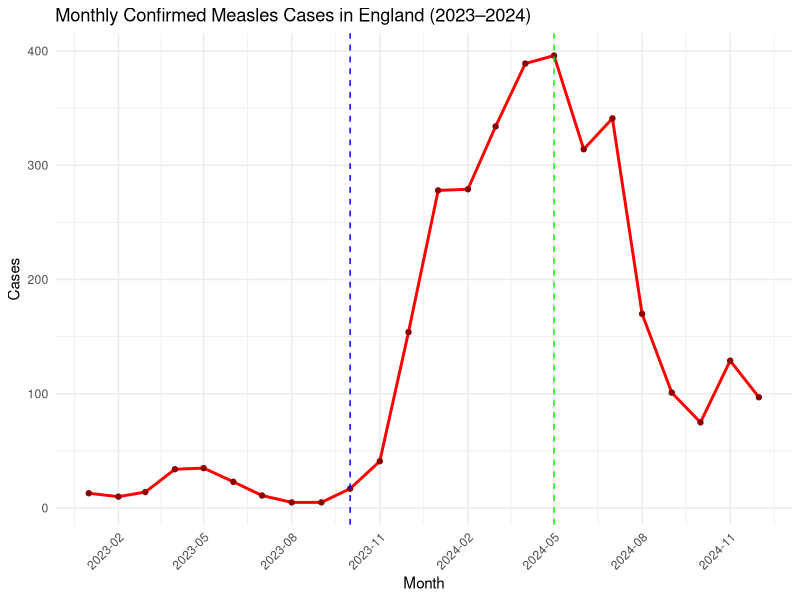
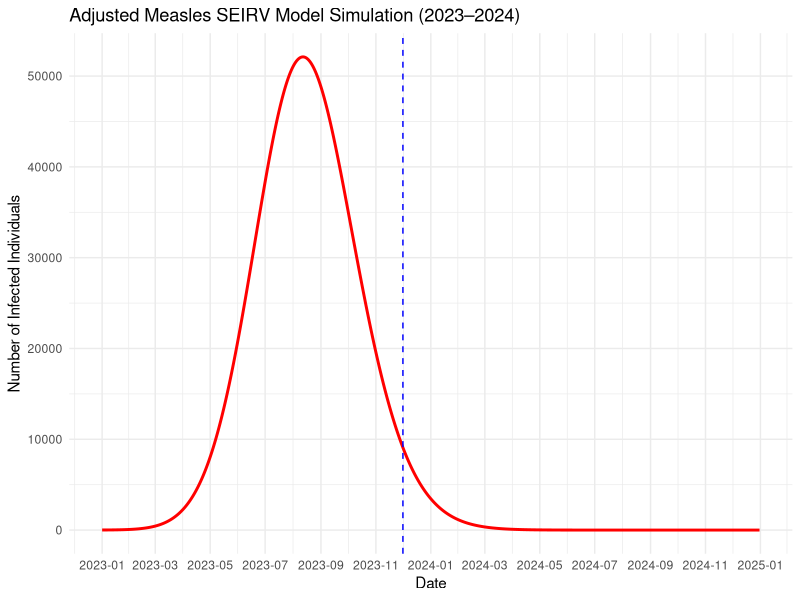
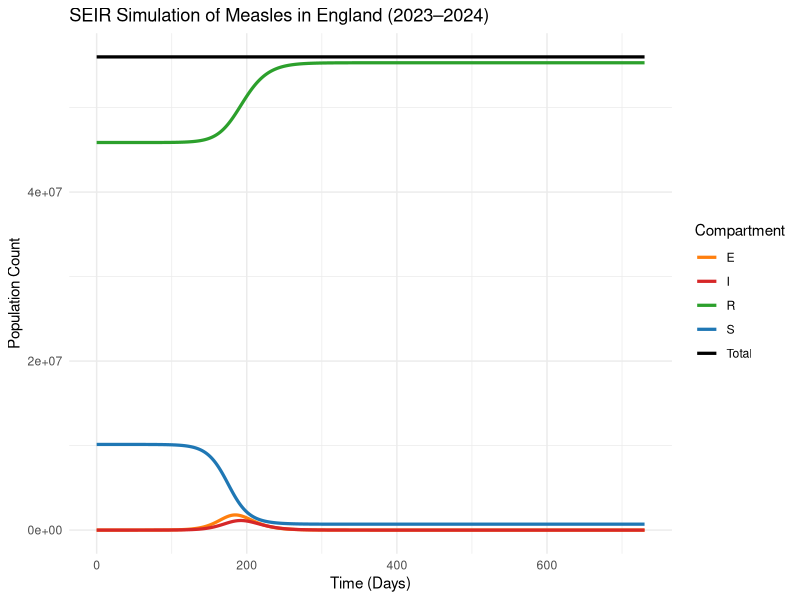
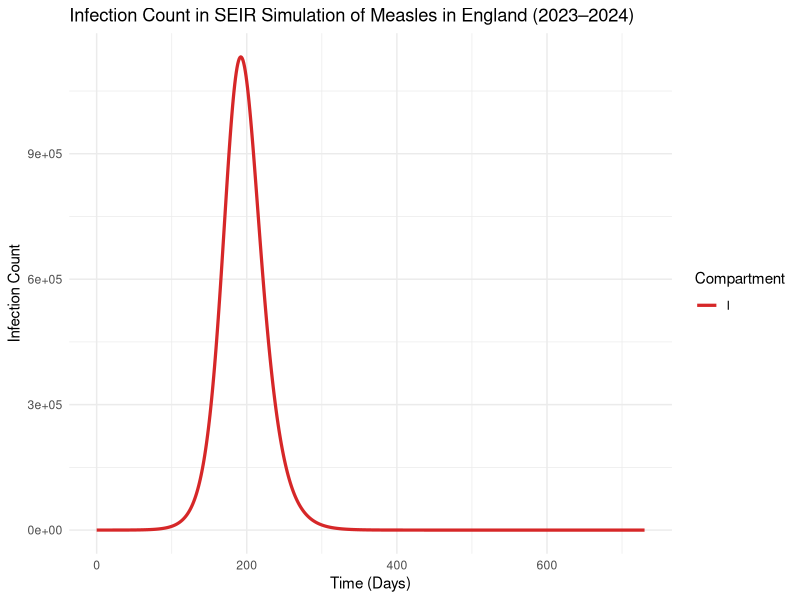
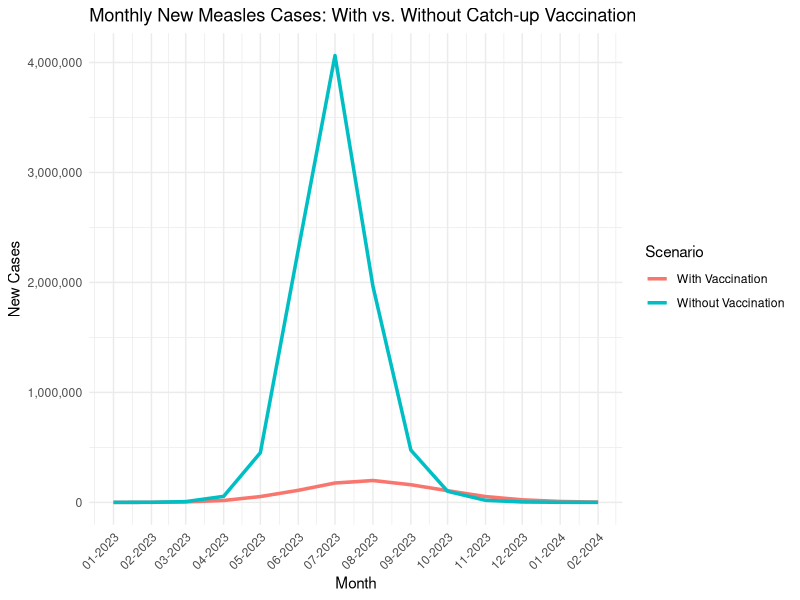

These figures' R source, in order:
# Load required libraries
library(ggplot2)
library(dplyr)
library(deSolve)
library(lubridate)
library(tidyr)
# Load and prepare the data
measles_data <- data.frame(
  month = seq(as.Date("2023-01-01"), as.Date("2024-12-01"), by = "month"),
  cases = c(13,10,14,34,35,23,11,5,5,17,41,154,278,279,334,389,396,314,341,170,101,75,129,97)
)

# Plot case counts over time
ggplot(measles_data, aes(x = month, y = cases)) +
  geom_line(color = "red", linewidth = 1) +
  geom_point(color = "darkred") +
  labs(title = "Monthly Confirmed Measles Cases in England (2023–2024)",
       x = "Month", y = "Cases") +
  theme_minimal() +
  scale_x_date(date_breaks = "3 months", date_labels = "%Y-%m") +
  theme(axis.text.x = element_text(angle = 45, hjust = 1)) +
  geom_vline(xintercept = as.Date("2023-10-01"), linetype = "dashed", color = "blue") + 
  geom_vline(xintercept = as.Date("2024-05-01"), linetype = "dashed", color = "green")   

# Estimate exponential growth rate (log-linear model)
exp_data <- measles_data %>%
  filter(month >= as.Date("2023-11-01") & month <= as.Date("2024-05-01")) %>%
  mutate(t = 1:n(), log_cases = log(cases))

growth_model <- lm(log_cases ~ t, data = exp_data)
summary(growth_model)
r <- coef(growth_model)["t"]  # daily growth rate
D <- 12  # mean generation time in days
R <- 1 + r * D  # approximate R

# Estimate Vaccination Protection
p = 1 - 1 / R

# Use the growth rate to infer 𝛽
sigma <- 1/12
gamma <- 1/8
# r <- 0.315725

f <- function(beta) {
  left <- r
  right <- (- (sigma + gamma) + sqrt((sigma + gamma)^2 + 4 * sigma * beta)) / 2
  return(left - right)
}

# Solve the equation using uniroot
result <- uniroot(f, c(0, 10))
beta_est <- result$root
R0_est <- beta_est / gamma

cat("Estimated beta:", beta_est, "\n")
cat("Estimated R0:", R0_est, "\n")


#------------------------------------
#------------------------------------
# Parameter settings
N <- 56e6                  # Total population
I0 <- 13                   # Initial number of infected individuals (January 2023)
E0 <- 10                   # Initial number of exposed individuals (estimated from Jan–Feb 2023)
R0_initial <- 0.819 * N    # Initially immune population (81.9% coverage)
S0_initial <- N - I0 - E0 - R0_initial  # Initial susceptible population

# Model parameters
parameters <- c(
  beta = beta_est,     # Calibrated transmission rate
  sigma = 1/12,        # Transition rate from exposed to infectious (12-day incubation)
  gamma = 1/8,         # Recovery rate (8-day infectious period)
  v = 0.005            # Vaccination rate (0.5% per day)
)

# Time vector from 2023-01-01 to 2024-12-31 (730 days)
times <- seq(0, 730, by = 1)
start_vaccination <- 30  # Day when catch-up vaccination starts (2023-12-01)

# SEIRV model definition
seirv_model <- function(time, state, params) {
  with(as.list(c(state, params)), {
    # Start vaccination only after day 30
    vacc_rate <- ifelse(time >= start_vaccination, v, 0)
    
    dS <- -beta * S * I / N - vacc_rate * S
    dE <- beta * S * I / N - sigma * E
    dI <- sigma * E - gamma * I
    dR <- gamma * I + vacc_rate * S
    
    return(list(c(dS, dE, dI, dR)))
  })
}

# Initial states for the model compartments
initial_state <- c(S = S0_initial, E = E0, I = I0, R = R0_initial)

# Run the SEIRV model
output <- ode(
  y = initial_state,
  times = times,
  func = seirv_model,
  parms = parameters
)
output <- as.data.frame(output)

# Convert time to actual calendar date
output$date <- as.Date("2023-01-01") + output$time

# Plot infected population over time
ggplot(output, aes(x = date, y = I)) +
  geom_line(color = "red", linewidth = 1) +
  labs(title = "Adjusted Measles SEIRV Model Simulation (2023–2024)",
       x = "Date", y = "Number of Infected Individuals") +
  geom_vline(xintercept = as.Date("2023-12-01"), linetype = "dashed", color = "blue") +
  scale_x_date(date_breaks = "2 months", date_labels = "%Y-%m") +
  theme_minimal()

# Run scenario with no vaccination
parameters_no_vacc <- parameters
parameters_no_vacc["v"] <- 0
output_no_vacc <- ode(initial_state, times, seirv_model, parameters_no_vacc)
outTotal <- as.data.frame(output_no_vacc)

# Add total population column
outTotal$Total <- rowSums(outTotal[, c("S", "E", "I", "R")])

# Convert to long format for plotting

out_long <- pivot_longer(outTotal, cols = c("S", "E", "I", "R", "Total"),
                         names_to = "Compartment", values_to = "Count")

# Plot SEIR compartment counts
ggplot(out_long, aes(x = time, y = Count, color = Compartment)) +
  geom_line(size = 1.1) +
  labs(title = "SEIR Simulation of Measles in England (2023–2024)",
       x = "Time (Days)",
       y = "Population Count") +
  theme_minimal() +
  scale_color_manual(values = c(S = "#1f77b4", E = "#ff7f0e", I = "#d62728", R = "#2ca02c", Total = "black"))

# Filter for infected compartment only
out_I <- out_long[out_long$Compartment == "I", ]

# Plot infected population only
ggplot(out_I, aes(x = time, y = Count, color = Compartment)) +
  geom_line(size = 1.1) +
  labs(title = "Infection Count in SEIR Simulation of Measles in England (2023–2024)",
       x = "Time (Days)",
       y = "Infection Count") +
  theme_minimal() +
  scale_color_manual(values = c(I = "#d62728"))

# Function to calculate cumulative cases from model output
cumulative_cases <- function(output) {
  sum(output[, "I"] * parameters["gamma"])  # γI approximates daily new recoveries (i.e., incident cases)
}

# Calculate cumulative cases for both scenarios
cases_base <- cumulative_cases(output_no_vacc)  # ~944,000 cases
cases_vacc <- cumulative_cases(output)          # ~91,000 cases
cases_prevented <- cases_base - cases_vacc      # ~852,000 cases

# Key results
cat("Cumulative cases without vaccination:", round(cases_base / 1e5, 1), "x10^5 cases\n")
cat("Cumulative cases with catch-up vaccination:", round(cases_vacc / 1e5, 1), "x10^5 cases\n")
cat("Cases prevented:", round(cases_prevented / 1e5, 1), "x10^5 cases\n")

# Calculate monthly case counts
monthly_cases <- output %>%
  mutate(month = floor_date(date, "month")) %>%  # Group by month
  group_by(month) %>%
  summarise(
    total_I = sum(I),  # Total infected population in the month
    new_cases = sum(I * parameters["gamma"])  # Estimated new cases in the month
  ) %>%
  mutate(
    growth_rate = (total_I - lag(total_I)) / lag(total_I)  # Monthly growth rate of infections
  )

# View monthly results
print(monthly_cases)

#------------------------------------
# Calculate monthly new infections for both scenarios

# With vaccination
monthly_vacc <- output %>%
  mutate(month = floor_date(date, "month")) %>%
  group_by(month) %>%
  summarise(new_cases = sum(I * parameters["gamma"])) %>%
  mutate(vaccination = "With Vaccination")

# Without vaccination
monthly_no_vacc <- output_no_vacc %>%
  as.data.frame() %>%
  mutate(date = as.Date("2023-01-01") + time) %>%
  mutate(month = floor_date(date, "month")) %>%
  group_by(month) %>%
  summarise(new_cases = sum(I * parameters["gamma"])) %>%
  mutate(vaccination = "Without Vaccination")

# Combine both datasets
monthly_compare <- bind_rows(monthly_vacc, monthly_no_vacc)

# Plot comparison of monthly new cases
ggplot(monthly_compare, aes(x = month, y = new_cases, color = vaccination)) +
  geom_line(linewidth = 1.2) +
  labs(
    title = "Monthly New Measles Cases: With vs. Without Catch-up Vaccination",
    x = "Month",
    y = "New Cases",
    color = "Scenario"
  ) +
  scale_x_date(date_breaks = "1 month", date_labels = "%m-%Y", limits = c(as.Date("2023-01-01"), as.Date("2024-02-01"))) + # 修改为适合的日期范围
  scale_y_continuous(labels = scales::comma) +
  theme_minimal() +
  theme(axis.text.x = element_text(angle = 45, hjust = 1))
